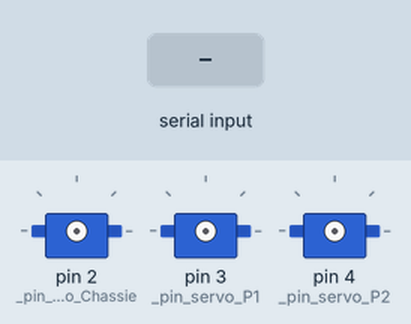
Bench run of a sketch on a simulated Arduino Uno, built with avr-gcc and run on an emulated ATmega328P. Shown: 3 × servo. The test bench sets the inputs (shaded band).

Above: at 1.2 s.
1.3 s: "a90\n" received over Serial
2.8 s: "G90\n" received over Serial
At 3.6 s:
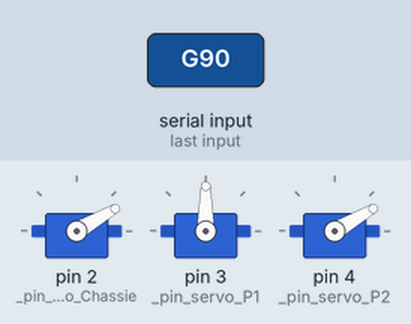
4.3 s: "G,45\n" received over Serial
At 4.8 s:
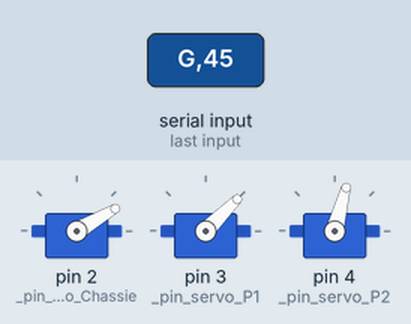
5.8 s: "b90\n" received over Serial
At 7.0 s:
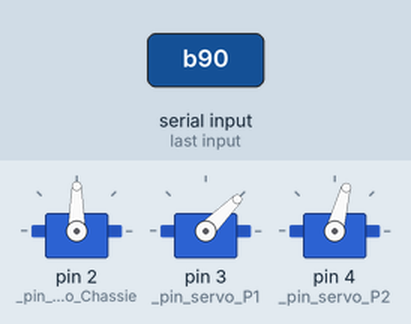
7.3 s: "b,45\n" received over Serial
At 8.3 s:
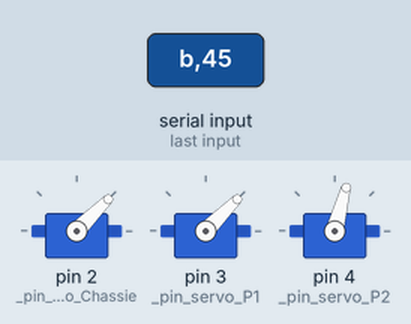
8.8 s: "G" received over Serial
At 11.2 s:
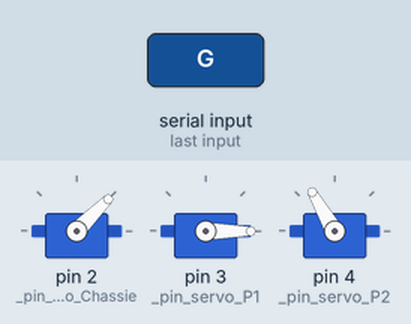
Timing chart, 0 to 12.3 s (numbered marks = the images above; inputs shaded):
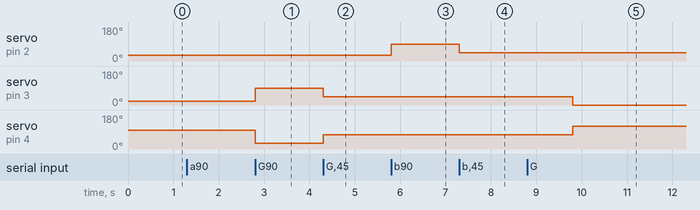

The sketch:

bras.ino
```cpp
#include "bras.h"

Bras bras;

char income;
char val;

void setup(){
  bras.init();
  Serial.begin(9600);
}

void loop(){
  if(Serial.available()>0){
    income = Serial.read();
    val = Serial.parseInt();
    bras.update_serial_input(income, val);
  }
}
```

bras.cpp
```cpp
#include "bras.h"

Bras::Bras(){
  //
}

void Bras::init(){
  if(_armed){
    _servoChassie.attach(_pin_servo_Chassie);
    _servoP1.attach(_pin_servo_P1);
    _servoP2.attach(_pin_servo_P2);
  }else{
    _servoChassie.detach();
    _servoP1.detach();
    _servoP2.detach();
  }
  _servoChassie.write(30);
  _servoP1.write(20);
  _servoP2.write(100);
}

void Bras::update_serial_input(char index, int val){
  if(index == 'G'){
    _servoP1.write(val);
    _servoP2.write(_eqi_P - val);
  }else if(index == 'b'){
    _servoChassie.write(val);
  }else if(index == 'd'){
    _armed = false;
    _servoChassie.detach();
    _servoP1.detach();
    _servoP2.detach();
  }else if(index == 'a'){
    _armed = true;
    _servoChassie.attach(_pin_servo_Chassie);
    _servoP1.attach(_pin_servo_P1);
    _servoP2.attach(_pin_servo_P2);
  }
}
```

bras.h
```cpp
#ifndef bras_h
#define bras_h

#include <Servo.h>

class Bras
{
public:
  Bras();
  void init();
  void update_serial_input(char index, int val);
private:
  bool _armed = false;;
  static const int _eqi_P = 120;
  static const int _pin_servo_Chassie = 2;
  static const int _pin_servo_P1 = 3;
  static const int _pin_servo_P2 = 4;
  Servo _servoChassie;
  Servo _servoP1;
  Servo _servoP2;
};


#endif
```

Measured:
- after the input at 2.8 s, servo on pin 3 (_pin_servo_P1): 20° → 90° at once; servo on pin 4 (_pin_servo_P2): 100° → 30° at once
- after the input at 4.3 s, servo on pin 3 (_pin_servo_P1): 90° → 45° at once; servo on pin 4 (_pin_servo_P2): 30° → 75° at once
- after the input at 5.8 s, servo on pin 2 (_pin_servo_Chassie): 30° → 90° at once
- after the input at 7.3 s, servo on pin 2 (_pin_servo_Chassie): 90° → 45° at once
- after the input at 8.8 s, servo on pin 3 (_pin_servo_P1): 45° → 0° after 1.0 s; servo on pin 4 (_pin_servo_P2): 75° → 120° after 1.0 s
